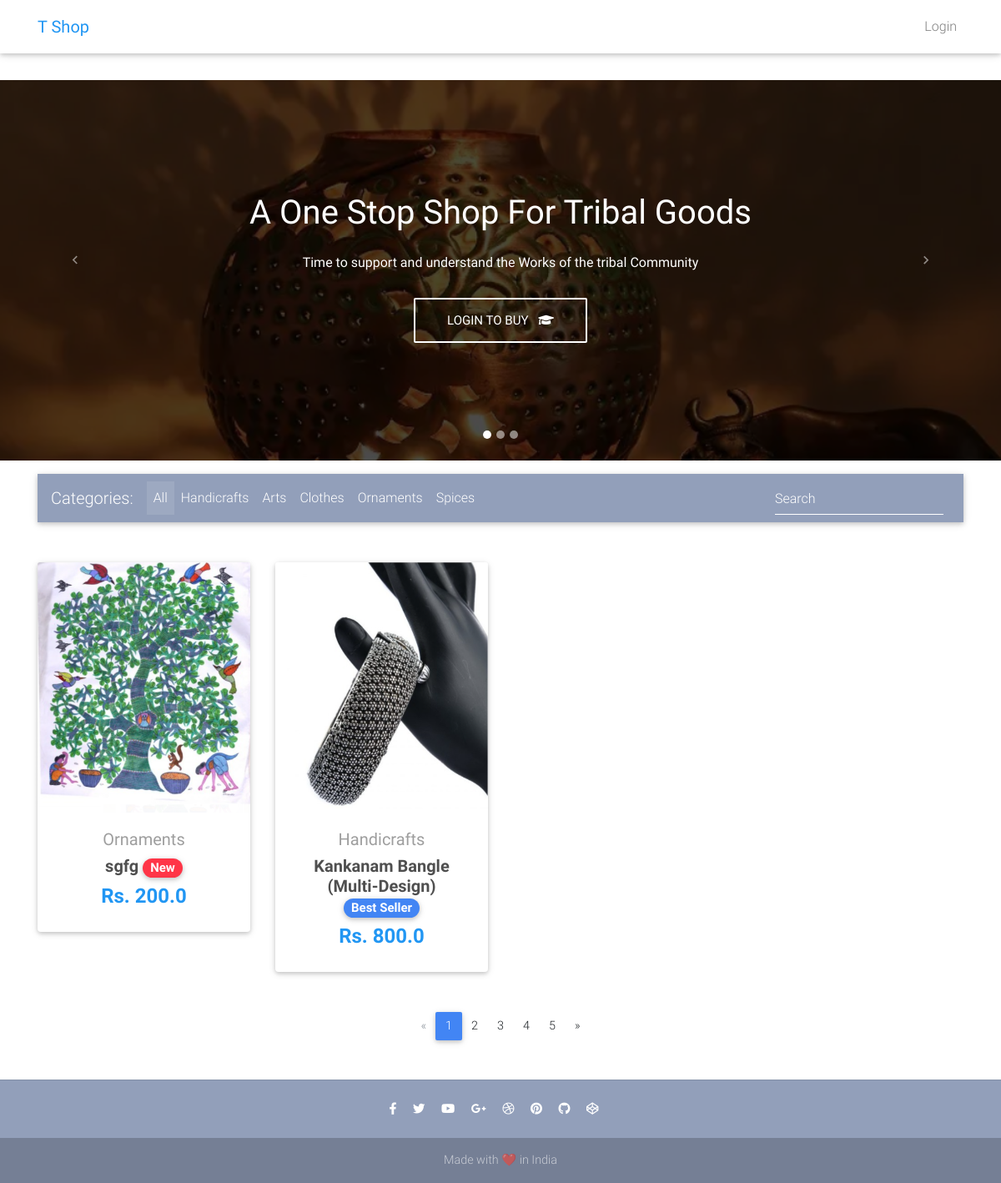
The app's page /, older data.
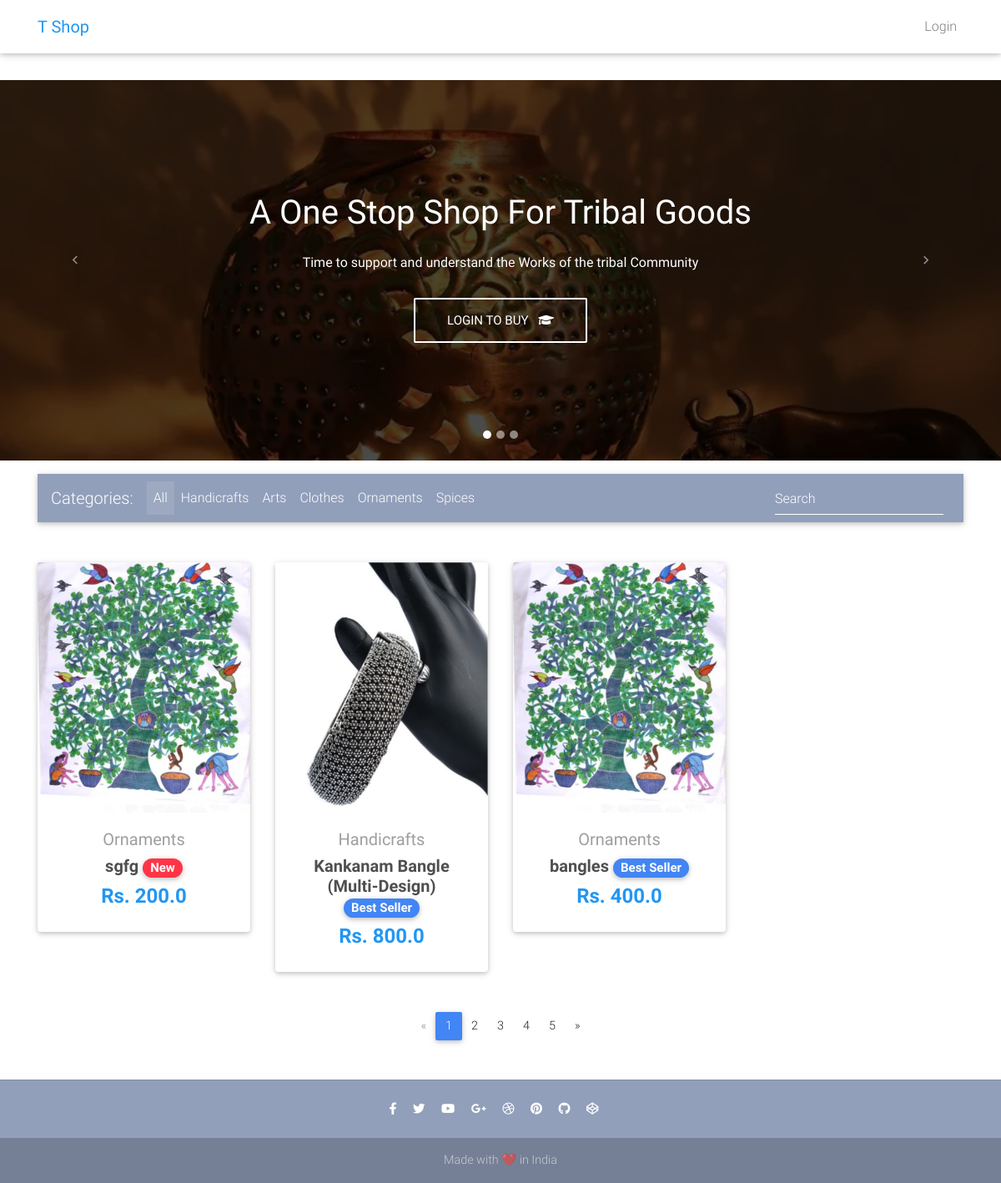
The same page, newer data.
### core/models.py (models this page shows, shortened)
class Item(models.Model) :
    item_name = models.CharField(max_length=100)
    price = models.FloatField()
    discount_price = models.FloatField(blank=True, null=True)
    category = models.CharField(choices=CATEGORY, max_length=2)
    label = models.CharField(choices=LABEL, max_length=2)
    description = models.TextField()
    photo=models.ImageField(upload_to='job/photos/',blank=True,null=True)
    seller = models.ForeignKey(settings.AUTH_USER_MODEL,
                             on_delete=models.CASCADE,null=True)
    sellercom=models.CharField(max_length=100,blank=True,null=True)
    def get_absolute_url(self):
        return reverse("core:product", kwargs={
            "pk" : self.pk
        })

### core/views.py (the view)
# urls.py: path('', HomeView.as_view(), name='home'),
class HomeView(ListView):
    model = Item
    template_name = "home.html"

### core/templates/home.html (shortened to what the changed rows need)
{% extends 'base.html' %}
{% load static %}
{% block content %}
  <div id="carousel-example-1z" class="carousel slide carousel-fade pt-4" data-ride="carousel">
    <div class="carousel-inner" role="listbox">
      <div class="carousel-item active">
        <div class="view" style="background-image: url('static/img/bg1.png'); background-repeat: no-repeat; background-size: cover;">
          <div class="mask rgba-black-strong d-flex justify-content-center align-items-center">
            <div class="text-center white-text mx-5 wow fadeIn">
              <h1 class="mb-4">
                <strong>A One Stop Shop For Tribal Goods </strong>
              </h1>
            </div>
          </div>
        </div>
      </div>
    </div>
  </div>
<main>
    <div class="container">
      <section class="text-center mb-4">
        <div class="row wow fadeIn">
          {% for item in object_list %}
          <div class="col-lg-3 col-md-6 mb-4">
            <div class="card">
              <div class="view overlay">
                <img src="{{item.photo.url}}" class="card-img-top"
                  alt="" style="height: 300px;">
              </div>
              <div class="card-body text-center">
                <a href="" class="grey-text">
                  <h5>{{ item.get_category_display}}</h5>
                </a>
                <h5>
                  <strong>
                    <a href="{{ item.get_absolute_url }}" class="dark-grey-text">{{ item.item_name }}
                      <span class="badge badge-pill {% if item.get_label_display == 'New' %} danger-color {% else %} primary-color {% endif %}">{{ item.get_label_display }}</span>
                    </a>
                  </strong>
                </h5>
                <h4 class="font-weight-bold blue-text">
                  <strong>Rs.
                  {% if item.discount_price %}
                  {{ item.discount_price }}
                  {% else %}
                  {{ item.price }}
                  {% endif %}
                  </strong>
                </h4>
              </div>
            </div>
          </div>
          {% endfor %}
        </div>
      </section>
    </div>
  </main>
{% endblock content %}

Row changes from the older to the newer data that the page shows:
added Item: photo (picture), category "Ornaments", item_name "bangles", label "Best Seller", discount_price "400.0"
